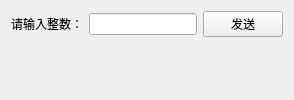
      <widget class="QWidget" name="tab_3">
       <attribute name="title">
        <string>页</string>
       </attribute>
       <layout class="QFormLayout" name="formLayout_4">
        <item row="0" column="0">
         <layout class="QHBoxLayout" name="horizontalLayout_3">
          <item>
           <widget class="QLabel" name="label_12">
            <property name="sizePolicy">
             <sizepolicy hsizetype="Fixed" vsizetype="Preferred">
              <horstretch>0</horstretch>
              <verstretch>0</verstretch>
             </sizepolicy>
            </property>
            <property name="text">
             <string>请输入整数：</string>
            </property>
            <property name="alignment">
             <set>Qt::AlignCenter</set>
            </property>
           </widget>
          </item>
          <item>
           <widget class="QLineEdit" name="lineEdit_8">
            <property name="sizePolicy">
             <sizepolicy hsizetype="Fixed" vsizetype="Fixed">
              <horstretch>0</horstretch>
              <verstretch>0</verstretch>
             </sizepolicy>
            </property>
           </widget>
          </item>
          <item>
           <widget class="QPushButton" name="pushButton_6">
            <property name="sizePolicy">
             <sizepolicy hsizetype="Fixed" vsizetype="Fixed">
              <horstretch>0</horstretch>
              <verstretch>0</verstretch>
             </sizepolicy>
            </property>
            <property name="text">
             <string>发送</string>
            </property>
           </widget>
          </item>
         </layout>
        </item>
       </layout>
      </widget>
